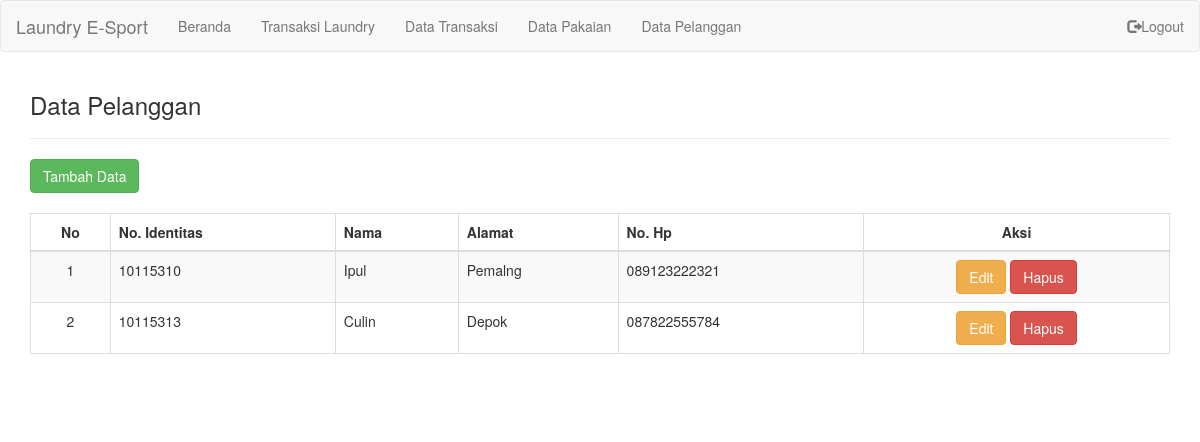
The app's page /pelanggan.php (signed in) with its own data.
### tables this page shows
CREATE TABLE `pelanggan` (
  `No_Identitas` char(8) NOT NULL,
  `Nama` varchar(30) NOT NULL,
  `Alamat` varchar(30) DEFAULT NULL,
  `No_Hp` varchar(15) NOT NULL
);

### pelanggan.php (the view, shortened to what this page needs)
<?php
if(isset($_SESSION['id'])){
?>
<!DOCTYPE html>
<html>
  <head>
    <?php
      include "include/header.php";
    ?>
  </head>
  <body>
    <nav class="navbar navbar-default">
      <div class="container-fluid">
        <div class="navbar-header">
      <a class="navbar-brand" href="#">Laundry E-Sport</a>
    </div>
    <ul class="nav navbar-nav">
      <?php
        include "include/list.php"
      ?>
    </ul>
    <ul class="nav navbar-nav navbar-right">
      <li><a href="logout.php"><span class="glyphicon glyphicon-log-out"></span>Logout</a></li>
    </ul>
  </div>
</nav>
<div class="container">
  <h3>Data Pelanggan</h3>
  <hr>
  <div class="tombol" >
    <a href="tambahdatapelanggan.php"><button type="button" class="btn btn-success btn-md " >Tambah Data </button></a>
  </div>
  <br>
  <table id="table" class="table table-striped table-bordered table-responsive" >
    <thead>
      <tr>
        <th style="text-align: center;">No</th>
        <th>No. Identitas</th>
        <th>Nama</th>
        <th>Alamat</th>
        <th>No. Hp</th>
        <th style="text-align: center;" >Aksi</th>
      </tr>
    </thead>
    <tbody>
      <?php
        include "./include/koneksi.php";
        $i = 0 + 1;
        $sql = mysqli_query($conn, "SELECT * FROM pelanggan ORDER BY `No_Identitas`");
        while ($hasil = mysqli_fetch_array($sql)) {
     ?>
  <tr>
      <td style="text-align: center;"><?php echo $i; ?></td>
      <td><?php echo $hasil['No_Identitas']; ?></td>
      <td><?php echo $hasil['Nama']; ?></td>
      <td><?php echo $hasil['Alamat']; ?></td>
      <td><?php echo $hasil['No_Hp']; ?></td>
      <td style="text-align: center;"><a href="editdatapelanggan.php?edit=<?php echo $hasil['No_Identitas']; ?>" class="btn btn-warning">Edit</a>
      <a href="proses-hapus-pelanggan.php?hapus=<?php echo $hasil['No_Identitas']; ?>" class="btn btn-danger">Hapus</a></td>
  </tr>
  <?php
      $i++;
      }
    ?>
  </tbody>
  </table>
  <br>
  <br>
</div>
</body>
</html>
<?php
}else{
	header("location:login/index.php");
}

### records on screen
pelanggan: No_Identitas "10115310", Nama "Ipul", Alamat "Pemalng", No_Hp "089123222321"
pelanggan: No_Identitas "10115313", Nama "Culin", Alamat "Depok", No_Hp "087822555784"
